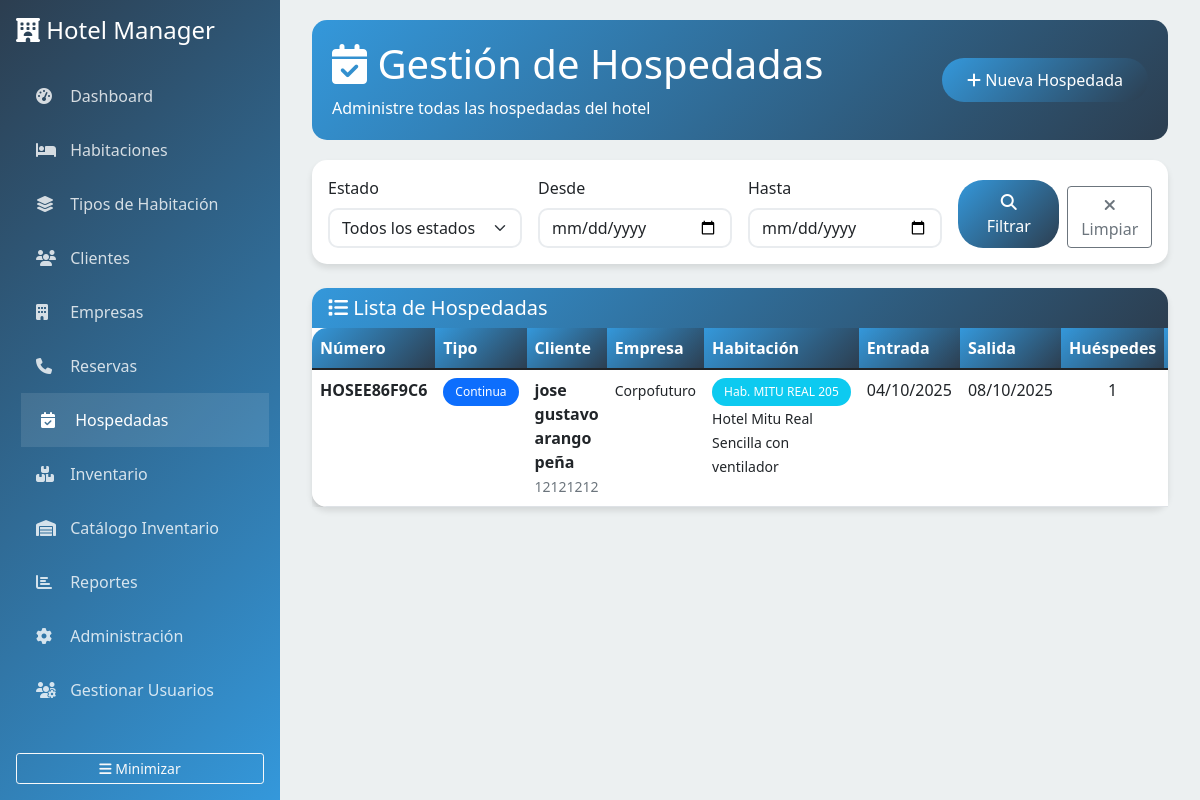
Page /hospedadas/ on the committed database.
### hotel/models.py (models this page shows, shortened)
class Hospedada(models.Model):
    ESTADOS = [
        ('pendiente', 'Pendiente'),
        ('confirmada', 'Confirmada'),
        ('en_curso', 'En Curso'),
        ('finalizada', 'Finalizada'),
        ('cancelada', 'Cancelada'),
    ]
    TIPOS_HOSPEDADA = [
        ('continua', 'Hospedada Continua'),
        ('por_rato', 'Hospedada Por Rato'),
    ]
    numero_hospedada = models.CharField(max_length=20, unique=True, verbose_name="Número de Hospedada")
    tipo_hospedada = models.CharField(max_length=20, choices=TIPOS_HOSPEDADA, default='continua', verbose_name="Tipo de Hospedada")
    cliente = models.ForeignKey(Cliente, on_delete=models.CASCADE, verbose_name="Cliente")
    empresa = models.ForeignKey(Empresa, on_delete=models.SET_NULL, null=True, blank=True, verbose_name="Empresa")
    habitacion = models.ForeignKey(Habitacion, on_delete=models.CASCADE, verbose_name="Habitación")
    fecha_entrada = models.DateField(verbose_name="Fecha de Entrada")
    fecha_salida = models.DateField(null=True, blank=True, verbose_name="Fecha de Salida")
    numero_huespedes = models.PositiveIntegerField(default=1, verbose_name="Número de Huéspedes")
    estado = models.CharField(max_length=20, choices=ESTADOS, default='pendiente', verbose_name="Estado")
    precio_total = models.DecimalField(
        max_digits=10,
        decimal_places=2,
        null=True,
        blank=True,
        verbose_name="Precio Total"
    )
    observaciones = models.TextField(blank=True, verbose_name="Observaciones")
    fecha_creacion = models.DateTimeField(auto_now_add=True, verbose_name="Fecha de Creación")
    usuario_creacion = models.ForeignKey(User, on_delete=models.SET_NULL, null=True, verbose_name="Usuario que Creó")
    tiene_deuda = models.BooleanField(default=False, verbose_name="Tiene Deuda")
    monto_deuda = models.DecimalField(
        max_digits=10,
        decimal_places=2,
        default=0,
        verbose_name="Monto de Deuda"
    )
    deudor = models.CharField(
        max_length=20,
        choices=[('cliente', 'Cliente'), ('empresa', 'Empresa')],
        blank=True,
        verbose_name="Deudor"
    )
    fecha_checkout = models.DateTimeField(null=True, blank=True, verbose_name="Fecha de Checkout")
    observaciones_deuda = models.TextField(blank=True, verbose_name="Observaciones de Deuda")
    class Meta:
        verbose_name = "Hospedada"
        verbose_name_plural = "Hospedadas"
        ordering = ['-fecha_creacion']

class Cliente(models.Model):
    TIPOS_DOCUMENTO = [
        ('cedula', 'Cédula'),
        ('pasaporte', 'Pasaporte'),
        ('tarjeta_identidad', 'Tarjeta de Identidad'),
    ]
    nombre = models.CharField(max_length=100, verbose_name="Nombre")
    apellido = models.CharField(max_length=100, verbose_name="Apellido")
    tipo_documento = models.CharField(max_length=20, choices=TIPOS_DOCUMENTO, verbose_name="Tipo de Documento")
    numero_documento = models.CharField(max_length=50, unique=True, verbose_name="Número de Documento")
    telefono = models.CharField(max_length=20, blank=True, verbose_name="Teléfono")
    email = models.EmailField(blank=True, verbose_name="Email")
    direccion = models.TextField(blank=True, verbose_name="Dirección")
    fecha_nacimiento = models.DateField(null=True, blank=True, verbose_name="Fecha de Nacimiento")
    empresa = models.ForeignKey(Empresa, on_delete=models.SET_NULL, null=True, blank=True, verbose_name="Empresa Asociada")
    fecha_registro = models.DateTimeField(auto_now_add=True, verbose_name="Fecha de Registro")
    class Meta:
        verbose_name = "Cliente"
        verbose_name_plural = "Clientes"
        ordering = ['apellido', 'nombre']
    @property
    def nombre_completo(self):
        return f"{self.nombre} {self.apellido}"

class Empresa(models.Model):
    nombre = models.CharField(max_length=200, verbose_name="Nombre de la Empresa")
    rfc = models.CharField(max_length=20, unique=True, verbose_name="RFC")
    direccion = models.TextField(verbose_name="Dirección")
    telefono = models.CharField(max_length=20, verbose_name="Teléfono")
    email = models.EmailField(verbose_name="Email")
    contacto = models.CharField(max_length=100, blank=True, verbose_name="Persona de Contacto")
    activa = models.BooleanField(default=True, verbose_name="Activa")
    fecha_registro = models.DateTimeField(auto_now_add=True, verbose_name="Fecha de Registro")
    class Meta:
        verbose_name = "Empresa"
        verbose_name_plural = "Empresas"
        ordering = ['nombre']

class Habitacion(models.Model):
    ESTADOS = [
        ('disponible', 'Disponible'),
        ('ocupada', 'Ocupada'),
        ('mantenimiento', 'En Mantenimiento'),
        ('limpieza', 'En Limpieza'),
    ]
    numero = models.CharField(max_length=10, unique=True, verbose_name="Número de Habitación")
    tipo = models.ForeignKey(TipoHabitacion, on_delete=models.CASCADE, verbose_name="Tipo")
    piso = models.PositiveIntegerField(verbose_name="Piso")
    estado = models.CharField(max_length=20, choices=ESTADOS, default='disponible', verbose_name="Estado")
    descripcion = models.TextField(blank=True, verbose_name="Descripción")
    class Meta:
        verbose_name = "Habitación"
        verbose_name_plural = "Habitaciones"
        ordering = ['numero']

class TipoHabitacion(models.Model):
    nombre = models.CharField(max_length=50, verbose_name="Tipo de Habitación")
    precio_por_noche = models.DecimalField(
        max_digits=10,
        decimal_places=2,
        validators=[MinValueValidator(Decimal('0.01'))],
        verbose_name="Precio por Noche"
    )
    descripcion = models.TextField(blank=True, verbose_name="Descripción")
    capacidad_personas = models.PositiveIntegerField(default=1, verbose_name="Capacidad de Personas")
    class Meta:
        verbose_name = "Tipo de Habitación"
        verbose_name_plural = "Tipos de Habitación"

### hotel/views.py (the view)
# urls.py: path('hospedadas/', views.hospedadas_list, name='hospedadas'),
def hospedadas_list(request):
    hospedadas = Hospedada.objects.select_related('cliente', 'habitacion').all()
    estado = request.GET.get('estado')
    fecha_desde = request.GET.get('fecha_desde')
    fecha_hasta = request.GET.get('fecha_hasta')
    if estado:
        hospedadas = hospedadas.filter(estado=estado)
    if fecha_desde:
        hospedadas = hospedadas.filter(fecha_entrada__gte=fecha_desde)
    if fecha_hasta:
        hospedadas = hospedadas.filter(fecha_salida__lte=fecha_hasta)
    paginator = Paginator(hospedadas, 20)
    page = request.GET.get('page')
    hospedadas = paginator.get_page(page)
    context = {
        'hospedadas': hospedadas,
        'filtros': {'estado': estado, 'fecha_desde': fecha_desde, 'fecha_hasta': fecha_hasta}
    }
    return render(request, 'hotel/hospedadas.html', context)

### templates/hotel/hospedadas.html (shortened to what this page needs)
{% extends 'base.html' %}
{% block content %}
<div class="page-header d-flex justify-content-between align-items-center">
    <div>
        <h1><i class="fas fa-calendar-check"></i> Gestión de Hospedadas</h1>
        <p class="mb-0">Administre todas las hospedadas del hotel</p>
    </div>
    <button class="btn btn-primary" onclick="nuevaHospedada()">
        <i class="fas fa-plus"></i> Nueva Hospedada
    </button>
</div>
<div class="card mb-4">
    <div class="card-body">
        <form method="get" class="row g-3">
            <div class="col-md-3">
                <label class="form-label">Estado</label>
                <select name="estado" class="form-select">
                    <option value="">Todos los estados</option>
                </select>
            </div>
            <div class="col-md-3">
                <label class="form-label">Desde</label>
                <input type="date" name="fecha_desde" class="form-control" value="{{ filtros.fecha_desde }}">
            </div>
            <div class="col-md-3">
                <label class="form-label">Hasta</label>
                <input type="date" name="fecha_hasta" class="form-control" value="{{ filtros.fecha_hasta }}">
            </div>
            <div class="col-md-3 d-flex align-items-end">
                <button type="submit" class="btn btn-primary me-2">
                    <i class="fas fa-search"></i> Filtrar
                </button>
                <a href="{% url 'hotel:reservas' %}" class="btn btn-outline-secondary">
                    <i class="fas fa-times"></i> Limpiar
                </a>
            </div>
        </form>
    </div>
</div>
<div class="card">
    <div class="card-header">
        <h5 class="mb-0"><i class="fas fa-list"></i> Lista de Hospedadas</h5>
    </div>
    <div class="card-body p-0">
        <div class="table-responsive">
            <table class="table table-hover mb-0">
                <thead>
                    <tr>
                        <th>Número</th>
                        <th>Tipo</th>
                        <th>Cliente</th>
                        <th>Empresa</th>
                        <th>Habitación</th>
                        <th>Entrada</th>
                        <th>Salida</th>
                        <th>Huéspedes</th>
                        <th>Estado</th>
                    </tr>
                </thead>
                <tbody>
                    {% for hospedada in hospedadas %}
                    <tr>
                        <td>
                            <strong>{{ hospedada.numero_hospedada }}</strong>
                        </td>
                        <td>
                            {% if hospedada.tipo_hospedada == 'continua' %}
                                <span class="badge bg-primary">Continua</span>
                            {% else %}
                                <span class="badge bg-warning">Por Rato</span>
                            {% endif %}
                        </td>
                        <td>
                            <div>
                                <strong>{{ hospedada.cliente.nombre_completo }}</strong><br>
                                <small class="text-muted">{{ hospedada.cliente.numero_documento }}</small>
                            </div>
                        </td>
                        <td>
                            {% if hospedada.empresa %}
                                <small>{{ hospedada.empresa.nombre }}</small>
                            {% else %}
                                <small class="text-muted">-</small>
                            {% endif %}
                        </td>
                        <td>
                            <span class="badge bg-info">
                                Hab. {{ hospedada.habitacion.numero }}
                            </span><br>
                            <small>{{ hospedada.habitacion.tipo.nombre }}</small>
                        </td>
                        <td>{{ hospedada.fecha_entrada|date:"d/m/Y" }}</td>
                        <td>{{ hospedada.fecha_salida|date:"d/m/Y" }}</td>
                        <td class="text-center">{{ hospedada.numero_huespedes }}</td>
                        <td>
                        </td>
                    </tr>
                    {% endfor %}
                </tbody>
            </table>
        </div>
    </div>
</div>
{% endblock %}

### templates/base.html (style rules this page uses)
:root { --primary-color: #2c3e50; --secondary-color: #3498db; --success-color: #27ae60; --warning-color: #f39c12; --danger-color: #e74c3c; --light-bg: #ecf0f1; }
body { background-color: var(--light-bg); font-family: 'Segoe UI', Tahoma, Geneva, Verdana, sans-serif; }
.card { border: none; border-radius: 15px; box-shadow: 0 4px 6px rgba(0, 0, 0, 0.1); transition: transform 0.3s ease; }
.card-header { background: linear-gradient(135deg, var(--secondary-color), var(--primary-color)); color: white; border-radius: 15px 15px 0 0 !important; border: none; }
.btn-primary { background: linear-gradient(135deg, var(--secondary-color), var(--primary-color)); border: none; border-radius: 25px; padding: 10px 25px; transition: all 0.3s ease; }
.table { background: white; border-radius: 15px; overflow: hidden; box-shadow: 0 4px 6px rgba(0, 0, 0, 0.1); }
.table thead th { background: linear-gradient(135deg, var(--secondary-color), var(--primary-color)); color: white; border: none; font-weight: 600; }
.badge { padding: 8px 12px; border-radius: 20px; font-weight: 500; }
.form-control, .form-select { border-radius: 10px; border: 2px solid #e9ecef; transition: all 0.3s ease; }
.page-header { background: linear-gradient(135deg, var(--secondary-color), var(--primary-color)); color: white; padding: 20px; border-radius: 15px; margin-bottom: 20px; }

### rows in the picture
Hospedada: numero_hospedada "HOSEE86F9C6", tipo_hospedada "Continua", cliente.nombre_completo "jose gustavo arango peña", cliente.numero_documento "12121212", empresa.nombre "Corpofuturo", habitacion.numero "MITU REAL 205", habitacion.tipo.nombre "Hotel Mitu Real Sencilla con ventilador", fecha_entrada "04/10/2025", fecha_salida "08/10/2025", numero_huespedes "1"
